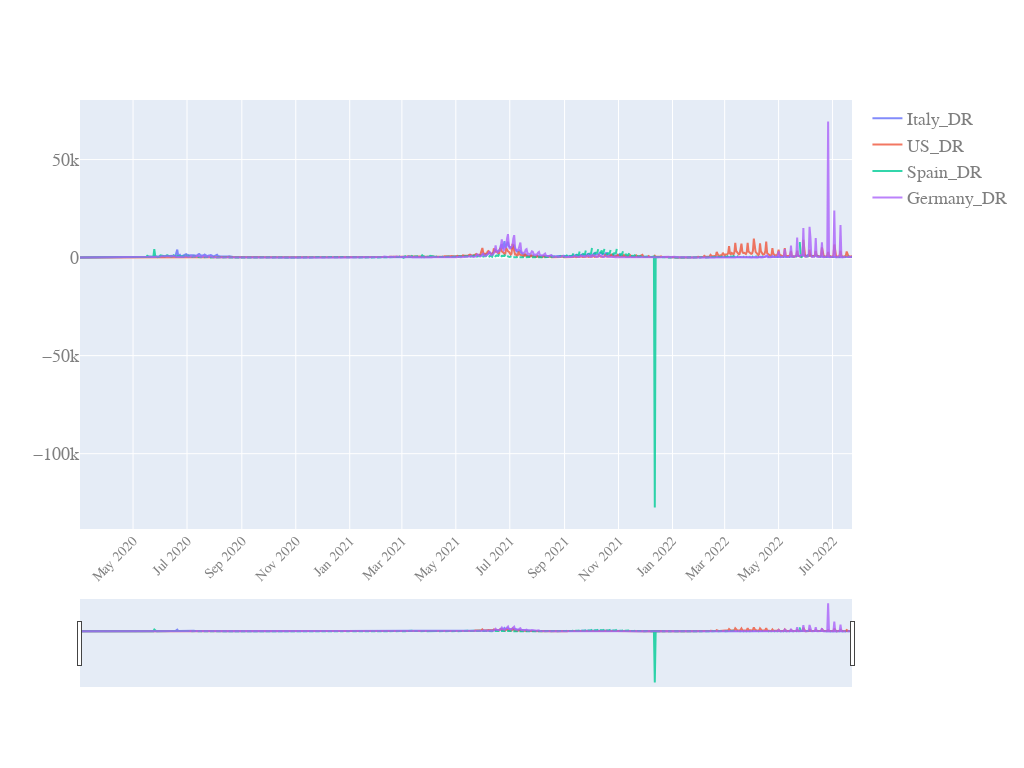

Notebook cell for this chart:
### Code cell
start_pos=40
generate_plot(df_analyse.date[start_pos:],
           df_analyse.iloc[start_pos:,[11,12,13,14]], #
           y_scale='linear',
           slider=True)

### Figure 1 — Plotly figure (JSON) as saved in the notebook; plotly's stock layout.template omitted (floating-point values rounded to 4 significant figures; data arrays with more than 128 entries replaced by an {"elided": "..."} marker saying what was removed)
{"data": [{"name": "Italy_DR", "opacity": 0.8, "type": "scatter", "x": {"elided": "874 str values"}, "y": {"elided": "874 float values"}}, {"name": "US_DR", "opacity": 0.8, "type": "scatter", "x": {"elided": "874 str values"}, "y": {"elided": "874 float values"}}, {"name": "Spain_DR", "opacity": 0.8, "type": "scatter", "x": {"elided": "874 str values"}, "y": {"elided": "874 float values"}}, {"name": "Germany_DR", "opacity": 0.8, "type": "scatter", "x": {"elided": "874 str values"}, "y": {"elided": "874 float values"}}], "layout": {"autosize": true, "font": {"color": "#7f7f7f", "family": "PT Sans, monospace", "size": 18}, "height": 768, "width": 1024, "xaxis": {"nticks": 20, "rangeslider": {"visible": true}, "tickangle": -45, "tickfont": {"color": "#7f7f7f", "size": 14}}, "yaxis": {"type": "linear"}}}
